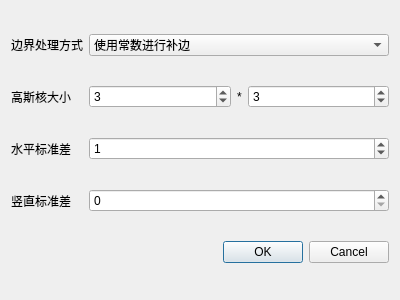
<?xml version="1.0" encoding="UTF-8"?>
<ui version="4.0">
 <class>Gaussian</class>
 <widget class="QDialog" name="Gaussian">
  <property name="geometry">
   <rect>
    <x>0</x>
    <y>0</y>
    <width>400</width>
    <height>300</height>
   </rect>
  </property>
  <property name="windowTitle">
   <string>Dialog</string>
  </property>
  <layout class="QGridLayout" name="gridLayout">
   <item row="4" column="1">
    <widget class="QSpinBox" name="stdy">
     <property name="maximum">
      <number>9999</number>
     </property>
     <property name="value">
      <number>0</number>
     </property>
    </widget>
   </item>
   <item row="1" column="1">
    <layout class="QHBoxLayout" name="horizontalLayout">
     <item>
      <widget class="QSpinBox" name="gshx">
       <property name="maximum">
        <number>9999</number>
       </property>
       <property name="singleStep">
        <number>1</number>
       </property>
       <property name="value">
        <number>3</number>
       </property>
      </widget>
     </item>
     <item>
      <widget class="QLabel" name="label_5">
       <property name="sizePolicy">
        <sizepolicy hsizetype="Fixed" vsizetype="Preferred">
         <horstretch>0</horstretch>
         <verstretch>0</verstretch>
        </sizepolicy>
       </property>
       <property name="text">
        <string>*</string>
       </property>
      </widget>
     </item>
     <item>
      <widget class="QSpinBox" name="gshy">
       <property name="maximum">
        <number>9999</number>
       </property>
       <property name="value">
        <number>3</number>
       </property>
      </widget>
     </item>
    </layout>
   </item>
   <item row="3" column="0">
    <widget class="QLabel" name="label_3">
     <property name="text">
      <string>水平标准差</string>
     </property>
    </widget>
   </item>
   <item row="0" column="1">
    <widget class="QComboBox" name="select">
     <item>
      <property name="text">
       <string>使用常数进行补边</string>
      </property>
     </item>
     <item>
      <property name="text">
       <string>复制边界像素进行补边</string>
      </property>
     </item>
     <item>
      <property name="text">
       <string>对边界像素进行镜像反射补边</string>
      </property>
     </item>
     <item>
      <property name="text">
       <string>对边界像素进行镜像反射补边(101模式)</string>
      </property>
     </item>
     <item>
      <property name="text">
       <string>对边界像素进行环绕补边</string>
      </property>
     </item>
    </widget>
   </item>
   <item row="0" column="0">
    <widget class="QLabel" name="label">
     <property name="text">
      <string>边界处理方式</string>
     </property>
    </widget>
   </item>
   <item row="4" column="0">
    <widget class="QLabel" name="label_4">
     <property name="text">
      <string>竖直标准差</string>
     </property>
    </widget>
   </item>
   <item row="3" column="1">
    <widget class="QSpinBox" name="stdx">
     <property name="maximum">
      <number>9999</number>
     </property>
     <property name="value">
      <number>1</number>
     </property>
    </widget>
   </item>
   <item row="1" column="0">
    <widget class="QLabel" name="label_2">
     <property name="text">
      <string>高斯核大小</string>
     </property>
    </widget>
   </item>
   <item row="5" column="1">
    <widget class="QDialogButtonBox" name="buttonBox">
     <property name="standardButtons">
      <set>QDialogButtonBox::Cancel|QDialogButtonBox::Ok</set>
     </property>
    </widget>
   </item>
  </layout>
 </widget>
 <resources/>
 <connections/>
</ui>
